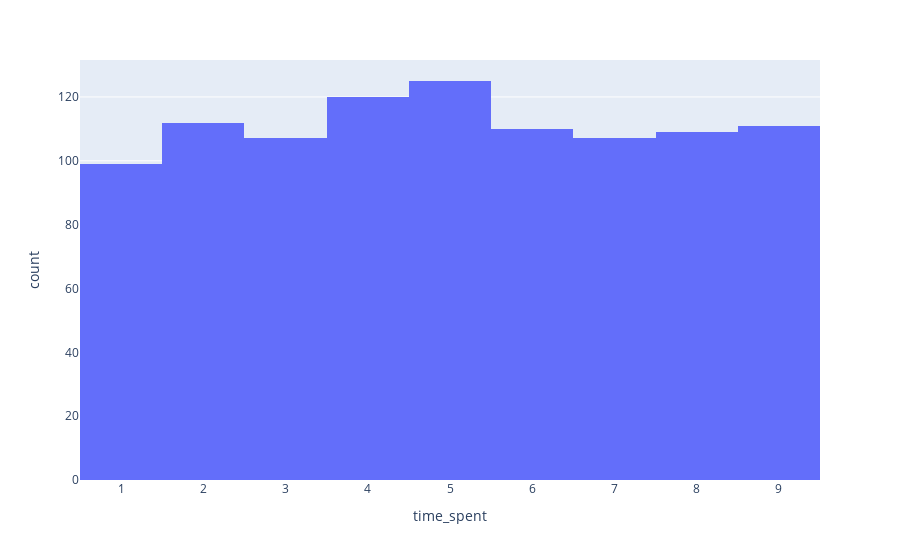

Notebook cell for this chart:
### Markdown cell above
we can see how data is distributed using histogram

### Code cell
fig = px.histogram(df,x='time_spent')        #this is for z-score
fig.show()

### Figure 1 — Plotly figure (JSON) as saved in the notebook; plotly's stock layout.template omitted (floating-point values rounded to 4 significant figures; data arrays with more than 128 entries replaced by an {"elided": "..."} marker saying what was removed)
{"data": [{"alignmentgroup": "True", "bingroup": "x", "hovertemplate": "time_spent=%{x}<br>count=%{y}<extra></extra>", "legendgroup": "", "marker": {"color": "#636efa", "pattern": {"shape": ""}}, "name": "", "offsetgroup": "", "orientation": "v", "showlegend": false, "type": "histogram", "x": {"elided": "1000 int values"}, "xaxis": "x", "yaxis": "y"}], "layout": {"barmode": "relative", "legend": {"tracegroupgap": 0}, "margin": {"t": 60}, "xaxis": {"anchor": "y", "domain": [0, 1], "title": {"text": "time_spent"}}, "yaxis": {"anchor": "x", "domain": [0, 1], "title": {"text": "count"}}}}
